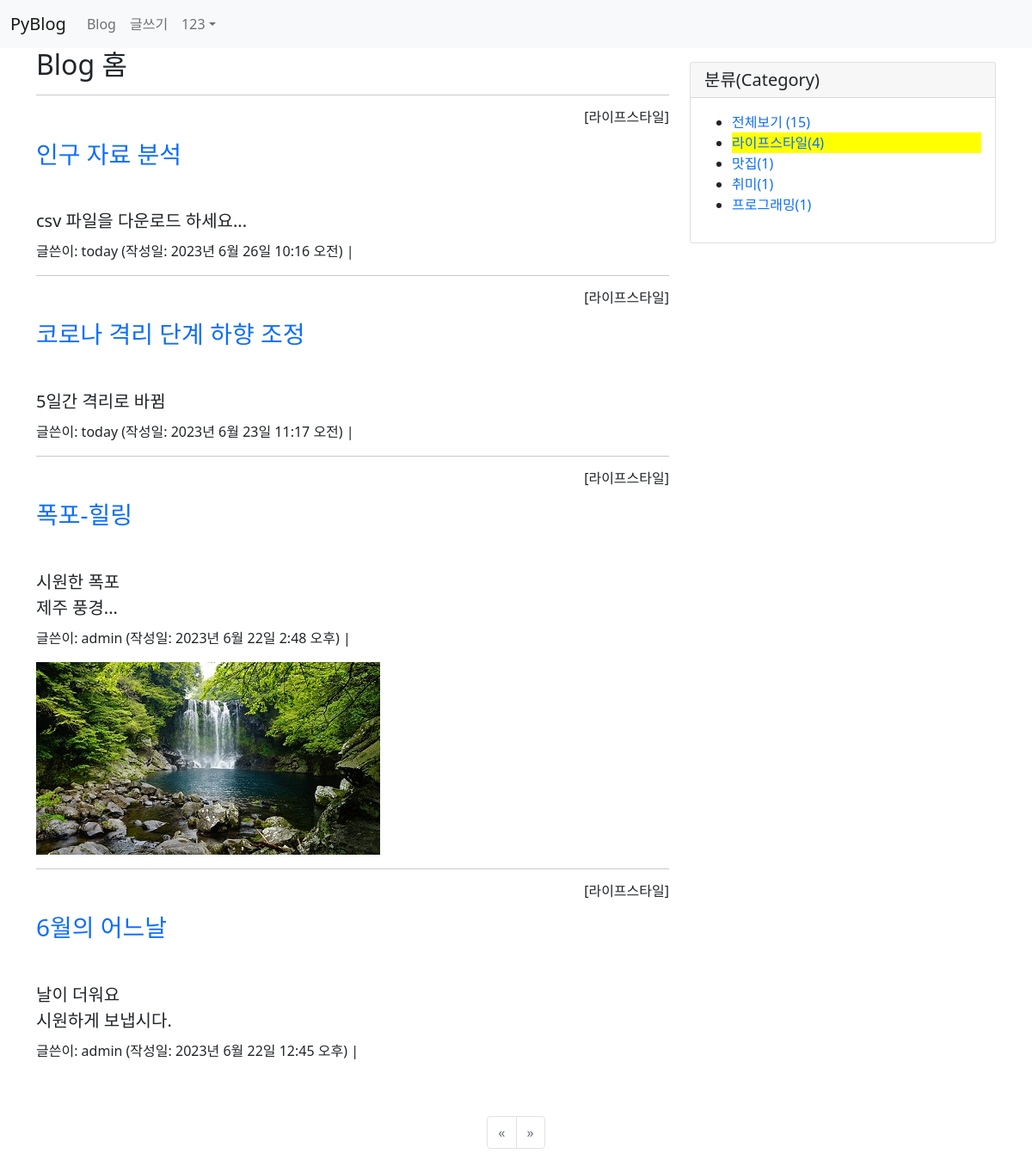
The app's page /blog/category/라이프스타일/ (signed in) with its own data.
### blog/models.py (models this page shows, shortened)
class Post(models.Model):
    author = models.ForeignKey(User, on_delete=models.CASCADE)
    title = models.CharField(max_length=100)  #제목
    content = models.TextField()              #내용
    pub_date = models.DateTimeField()         #발행일
    modify_date = models.DateTimeField(null=True, blank=True) #입력 폼이 비어도 됨
    photo = models.ImageField(upload_to='blog/images/%Y/%m/%d/',
                    null=True, blank=True)  #null 허용, 파일을 첨부하지 않을수 있음
    file = models.FileField(upload_to='blog/files/%Y/%m/%d/',
                    null=True, blank=True)
    category = models.ForeignKey(Category, null=True, blank=True,
                    on_delete=models.SET_NULL)

class Category(models.Model):
    name = models.CharField(max_length=50, unique=True)
    slug = models.SlugField(max_length=200, unique=True,
                allow_unicode=True)
    def __str__(self):
        return self.name
    def get_absolute_url(self):
        return reverse('blog:category_page', args=[self.slug])
    class Meta:
        ordering = ['name']  # 이름순 정렬
        verbose_name = 'category'
        verbose_name_plural = 'categories'

### blog/views.py (the view)
# urls.py: path('category/<str:slug>/', views.category_page,
def category_page(request, slug):
    current_category = Category.objects.get(slug=slug) #현재 카테고리 검색
    post_list = Post.objects.filter(category=current_category) # 현 카테고리의 포스트들
    post_list = post_list.order_by('-pub_date')  #날짜순 내림차순
    categories = Category.objects.all() #전체 카테고리
    all_post_list = Post.objects.all()
    total_post = len(all_post_list)
    context = {
        'current_category': current_category,
        'post_list': post_list,
        'categories': categories,
        'total_post': total_post
    }
    return render(request, 'blog/post_list.html', context)

### templates/blog/post_list.html (shortened to what this page needs)
{% extends 'base.html' %}
{% block content %}
<div class="container">
    <div class="row">
        <div class="col-8">
        <h2>Blog 홈</h2>
        {% if post_list %}
            {% for post in post_list %}
                <hr>
                {% if post.category %}
                    <h6 class="text-end">[{{ post.category }}]</h6>
                {% endif %}
                <h3 class="my-3">
                    <a href="{% url 'blog:detail' post.id %}">
                        {{ post.title }}
                    </a>
                </h3>
                <h5 style="white-space: pre-line; line-height: 1.5">
                    {{ post.content }}
                </h5>
                <p>글쓴이: {{ post.author }} (작성일: {{ post.pub_date }}) |
                </p>
                {% if post.photo %}
                    <img src="{{ post.photo.url }}">
                {% endif %}
            {% endfor %}
        {% else %}
            <p>포스트가 없습니다.</p>
        {% endif %}
        </div>
        <div class="col-4">
            <div class="card my-3">
            <h5 class="card-header">분류(Category)</h5>
                <div class="card-body">
                    <ul>
                        <li>
                            <a href="{% url 'blog:post_list' %}">
                                {% if not current_category %}
                                <b>전체보기 ({{ total_post }})</b>
                                {% else %}
                                전체보기 ({{ total_post }})
                                {% endif %}
                            </a>
                        </li>
                        {% for category in categories %}
                            {% if current_category.slug == category.slug %}
                            <li style="background: #ff0">
                                <a href="{{ category.get_absolute_url }}">
                                {{ category.name }}({{ category.post_set.count }})
                                </a>
                            </li>
                            {% else %}
                            <li>
                                <a href="{{ category.get_absolute_url }}">
                                {{ category.name }}({{ category.post_set.count }})
                                </a>
                            </li>
                            {% endif %}
                        {% endfor %}
                    </ul>
                </div>
            </div>
        </div>
    </div>
    <ul class="pagination justify-content-center mt-5 mb-5">
        {% if post_list.has_previous %}
            <li class="page-item">
                <a class="page-link"
                   href="?page={{ post_list.previous_page_number }}">&laquo;</a>
            </li>
        {% else %}
            <li class="page-item disabled">
                <a class="page-link" href="">&laquo;</a>
            </li>
        {% endif %}
        {% if post_list.has_next %}
            <li class="page-item">
                <a class="page-link"
                   href="?page={{ post_list.next_page_number }}">&raquo;</a>
            </li>
        {% else %}
            <li class="page-item disabled">
                <a class="page-link" href="">&raquo;</a>
            </li>
        {% endif %}
    </ul>
</div>
{% endblock %}

### templates/navbar.html (shortened to what this page needs)
{% load socialaccount %}
<nav class="navbar navbar-expand-lg navbar-light bg-light">
  <div class="container-fluid">
    <a class="navbar-brand" href="/">PyBlog</a>
    <div class="collapse navbar-collapse" id="navbarNavDropdown">
      <ul class="navbar-nav">
        <li class="nav-item">
          <a class="nav-link" href="{% url 'blog:post_list' %}">Blog</a>
        </li>
        <li class="nav-item">
          <a class="nav-link" href="{% url 'blog:post_create' %}">글쓰기</a>
        </li>
      </ul>
      <ul class="navbar-nav ml-auto">
        {% if user.is_authenticated %}
          <li class="nav-item dropdown">
            <a class="nav-link dropdown-toggle" href="#" id="navbarDropdownMenuLink"
              data-bs-toggle="dropdown">{{ user.username }}</a>
          </li>
        {% else %}
          <li class="nav-item">
            <a class="nav-link" href="#" data-bs-target="#loginModal"
              data-bs-toggle="modal">로그인</a>
          </li>
        {% endif %}
      </ul>
    </div>
  </div>
</nav>

### static/blog/css/style.css (style rules this page uses)
a { text-decoration: none; }

### records on screen
Post: category "라이프스타일", title "인구 자료 분석", content "csv 파일을 다운로드 하세요...", author "today", pub_date "2023년 6월 26일 10:16 오전"
Post: category "라이프스타일", title "코로나 격리 단계 하향 조정", content "5일간 격리로 바뀜", author "today", pub_date "2023년 6월 23일 11:17 오전"
Post: category "라이프스타일", title "폭포-힐링", content "시원한 폭포 제주 풍경...", author "admin", pub_date "2023년 6월 22일 2:48 오후", photo (picture)
Post: category "라이프스타일", title "6월의 어느날", content "날이 더워요 시원하게 보냅시다.", author "admin", pub_date "2023년 6월 22일 12:45 오후"
Category: name "라이프스타일", post_set.count "4"
Category: name "맛집", post_set.count "1"
Category: name "취미", post_set.count "1"
Category: name "프로그래밍", post_set.count "1"

### other values on screen
{{ user.username }} "123"
{{ total_post }} "15"
